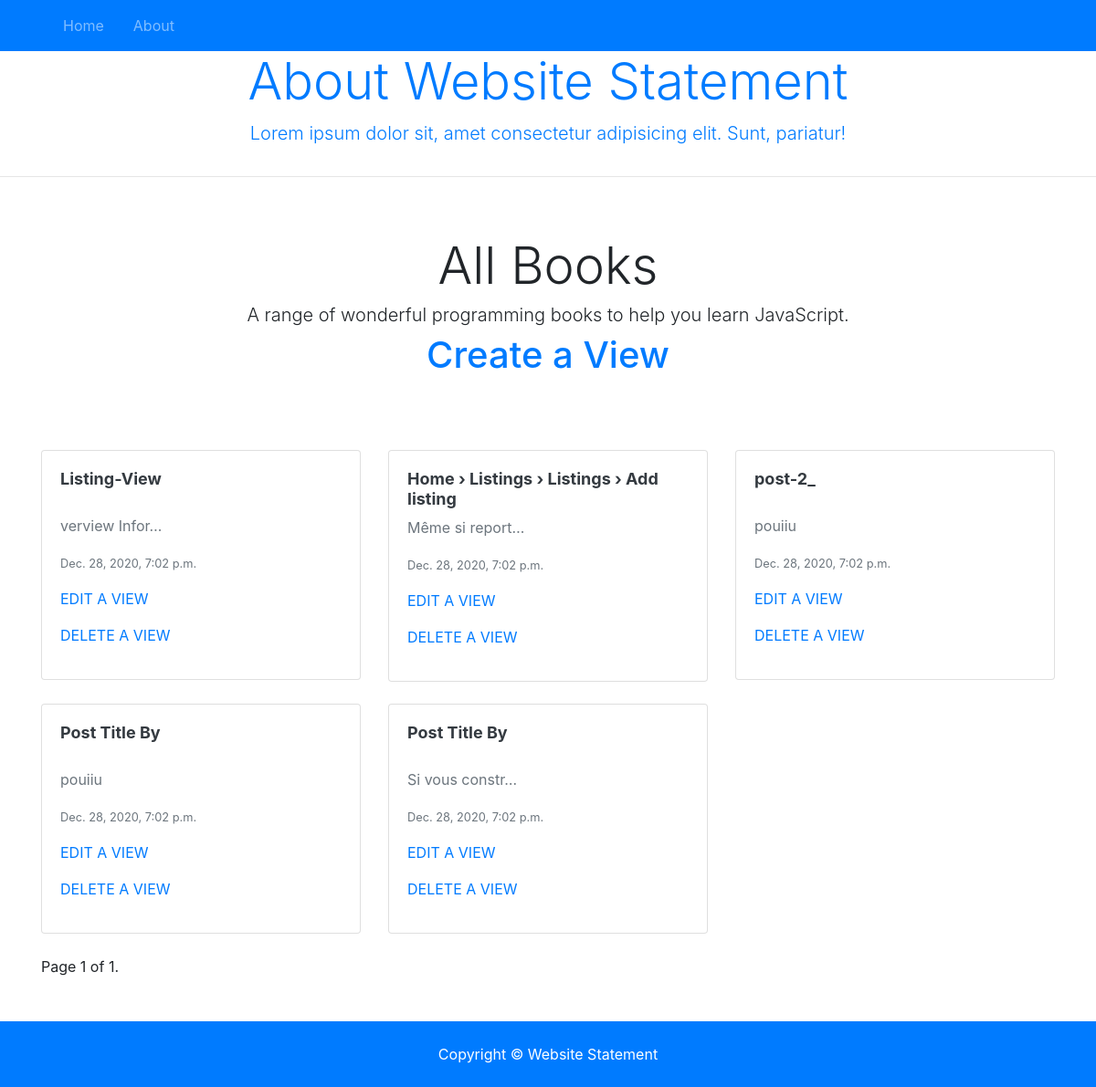
The page /books/ on the database its author committed.
### books/models.py (models this page shows)
class Books(models.Model):
    title = models.CharField(max_length=100)
    slug = models.SlugField(null=True)
    post = models.TextField(max_length=250, blank=True)
    author = models.CharField(max_length=100)

### books/views.py (the view)
# urls.py: path('', IndexView.as_view(), name='home'),
class IndexView(ListView):
    model = Books
    template_name = 'book-list.html'
    context_object_name = 'books'
    paginate_by = 5  # Pagination over-write
    def get_context_data(self, **kwargs):
        context = super().get_context_data(**kwargs)
        context['time'] = timezone.now()
        return context

### templates/book-list.html (shortened to what this page needs)
{% extends "base.html" %}
{% block content %}
    <div class="container">
        <div class="px-3 py-3 pt-md-5 pb-md-4 mx-auto text-center">
            <h1 class="display-4">All Books</h1>
            <h2 class="lead">A range of wonderful programming books to help you learn JavaScript.</h2>
                <a class="text-primary" href="{% url 'books:bookcreate-view'  %}" class="btn btn-secondary btn-block"> <h1>Create a View</h1></a>
        </div>
        <div class="py-5">
            <div class="row">
                {% for book in books %}
                <div class="col-md-4">
                    <a class="text-dark" href="{% url 'books:detail' pk=book.pk %}">
                        <div class="card mb-4 box-shadow">
                            <div class="card-body">
                                <h2 style="font-size:18px;font-weight:bold;min-height:42px;">
                                    {{book.title|truncatechars:50}}</h2>
                                <div class="d-flex justify-content-between align-items-center">
                                    <p class="text-muted">{{book.post | truncatechars:15}}</p>
                                </div>
                                <small class="text-muted">{{time}}</small>
                                <p class="lead">
                                    <a class="text-uppercase" href="{% url 'books:bookupdate-view' pk=book.pk  %}">  <p class="text-primary">Edit a View</p></a>
                                    <a class="text-uppercase" href="{% url 'books:bookdelete-view' pk=book.pk  %}">  <p class="text-primary">Delete a View</p></a>
                                </p>
                            </div>
                        </div>
                    </a>
                </div>
                {% endfor %}
            </div>
            <div class="row">
                <div class="col-12">
                    <span class="step-links">
                        <span class="current">
                            Page {{ page_obj.number }} of {{ page_obj.paginator.num_pages }}.
                        </span>
                    </span>
                </div>
            </div>
        </div>
    </div>
{% endblock %}

### templates/base.html (shortened to what this page needs)
<!doctype html>
<html lang="en">
<head>
    <link rel="stylesheet" href="https://stackpath.bootstrapcdn.com/bootstrap/4.5.2/css/bootstrap.min.css"
>
</head>
<body>
        {% include 'partials/_navbar.html' %}
            {% block content %}
            {% endblock %}
        {% include 'partials/_footer.html' %}
</body>
</html>

### templates/partials/_navbar.html (shortened to what this page needs)
{% load static %}
<nav class="navbar navbar-expand-lg navbar-dark bg-primary sticky-top">
    <div class="container">
      <div class="collapse navbar-collapse" id="navbarNavAltMarkup">
        <ul class="navbar-nav">
          <li
            {% if '' == request.path %}
              class="nav-item active mr-3"
            {% else %}
              class="nav-item mr-3"
            {% endif %}
          >
            <a class="nav-link" href="{% url 'books:home' %}">Home</a>
          </li>
          <li
            {% if 'books:home' in request.path %}
              class="nav-item active mr-3"
            {% else %}
              class="nav-item mr-3"
            {% endif %}
          >
            <a class="nav-link" href="{% url 'books:home' %}">About</a>
          </li>
        </ul>
      </div>
    </div>
  </nav>
  <section class="py-0.4 text-primary">
    <div class="container">
      <div class="row text-center">
        <div class="col-md-12">
          <h1 class="display-4">About Website Statement</h1>
          <p class="lead">Lorem ipsum dolor sit, amet consectetur adipisicing elit. Sunt, pariatur!</p>
        </div>
      </div>
    </div>
  </section>
  <hr>

### templates/partials/_footer.html (shortened to what this page needs)
<footer id="main-footer" class="py-4 bg-primary text-white text-center">
    Copyright &copy;
     Website Statement
</footer>

### rows shown on the page
Books: title "Listing-View", post "verview Infor…", time "Dec. 28, 2020, 7:02 p.m."
Books: title "Home › Listings › Listings › Add listing", post "Même si report…", time "Dec. 28, 2020, 7:02 p.m."
Books: title "post-2_", post "pouiiu", time "Dec. 28, 2020, 7:02 p.m."
Books: title "Post Title By", post "pouiiu", time "Dec. 28, 2020, 7:02 p.m."
Books: title "Post Title By", post "Si vous constr…", time "Dec. 28, 2020, 7:02 p.m."

### other values the page prints
{{ page_obj.number }} "1"
{{ page_obj.paginator.num_pages }} "1"
